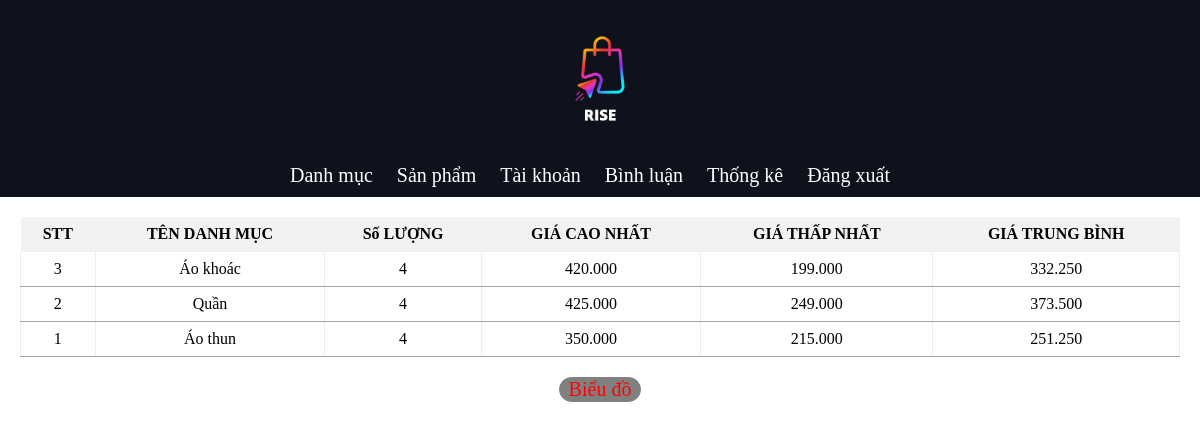
Page /admin/admin.php?pg=thongke on the committed database.
### tables this page shows
CREATE TABLE `danhmuc` (
  `id` int(4) NOT NULL,
  `ten` varchar(100) NOT NULL,
  `ma` int(11) NOT NULL,
  `home` tinyint(4) NOT NULL DEFAULT 0,
  `stt` tinyint(4) NOT NULL DEFAULT 0
);

### dao/pdo.php (called while the page is built, shortened)
<?php
function pdo_get_connection()
{
    $dburl = "mysql:host=localhost;dbname=dataduan1;charset=utf8";
    $username = 'root';
    $password = '';
    $conn = new PDO($dburl, $username, $password);
    $conn->setAttribute(PDO::ATTR_ERRMODE, PDO::ERRMODE_EXCEPTION);
    return $conn;
}
function pdo_query($sql)
{
    $sql_args = array_slice(func_get_args(), 1);
    try {
        $conn = pdo_get_connection();
        $stmt = $conn->prepare($sql);
        $stmt->execute($sql_args);
        $rows = $stmt->fetchAll();
        return $rows;
    } catch (PDOException $e) {
        throw $e;
    } finally {
        unset($conn);
    }
}

### dao/donhang.php (called while the page is built, shortened)
<?php
require_once 'pdo.php';
function loadall_thongke(){
    $sql="SELECT danhmuc.id as madm, danhmuc.ten as tendm, count(sanpham.id) as countsp, min(sanpham.gia) as minprice, max(sanpham.gia) as maxprice, avg(sanpham.gia) as avgprice";
    $sql.=" FROM sanpham LEFT JOIN danhmuc on danhmuc.id=sanpham.iddm";
    $sql.=" group by danhmuc.id order by danhmuc.id desc";
    $listtk=pdo_query($sql);
    return $listtk;
}
?>

### admin/quantri/list.php (the view, shortened to what this page needs)
<div class="content_1">
<table border="1">
        <tr>
            <th>STT</th>
            <th>TÊN DANH MỤC</th>
            <th>Số LƯỢNG</th>
            <th>GIÁ CAO NHẤT</th>
            <th>GIÁ THẤP NHẤT</th>
            <th>GIÁ TRUNG BÌNH</th>
        </tr>
        <?php
        foreach ($listthongke as $thongke) {
          extract($thongke);
          echo '<tr>
                    <td>'. $madm.'</td>
                    <td>'.$tendm.'</td>
                    <td>'.$countsp.'</td>
                    <td>'.number_format($maxprice, 0, ",", ".") .'</td>
                    <td>'.number_format($minprice, 0, ",", ".") .'</td>
                    <td>'.number_format($avgprice, 0, ",", ".") .'</td>
               </tr>';
        }
        ?>
 </table>
 <div class="chart-container"><a href="admin.php?pg=bieudo">Biểu đồ</a></div>
 </div>

### view/css/admin.css (style rules this page uses)
body { margin: 0; padding: 0; }
table { flex: 2; }
table { margin: 20px; float: left; text-align: center; border: none; border-collapse: collapse; }
th { background-color: #f2f2f2; padding: 8px; border: none; }
td { border-bottom: 1px solid rgb(160, 166, 162); text-align: center; padding: 8px; }
a { text-decoration: none; font-size: 20px; }

### admin/quantri/list.php (style rules this page uses)
.content_1 { display: flex; flex-direction: column; }
.chart-container { margin: 0 auto; border: 1px solid grey; width: 80px; text-align: center; color: black; background-color: grey; border-radius: 20px; }
.chart-container a { color:red; }

### rows in the picture
danhmuc: id "3", ten "Áo khoác", countsp "4", maxprice "420.000", minprice "199.000", avgprice "332.250"
danhmuc: id "2", ten "Quần", countsp "4", maxprice "425.000", minprice "249.000", avgprice "373.500"
danhmuc: id "1", ten "Áo thun", countsp "4", maxprice "350.000", minprice "215.000", avgprice "251.250"
